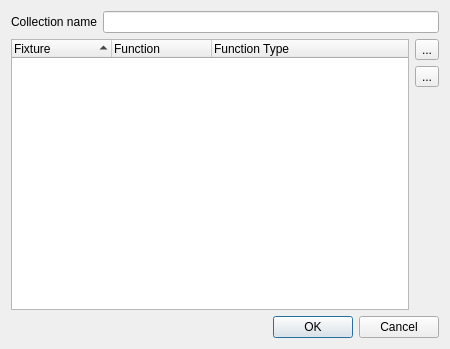
<ui version="4.0" >
 <class>CollectionEditor</class>
 <widget class="QDialog" name="CollectionEditor" >
  <property name="geometry" >
   <rect>
    <x>0</x>
    <y>0</y>
    <width>450</width>
    <height>349</height>
   </rect>
  </property>
  <property name="windowTitle" >
   <string>Collection editor</string>
  </property>
  <layout class="QVBoxLayout" >
   <item>
    <layout class="QHBoxLayout" >
     <item>
      <widget class="QLabel" name="m_nameLabel" >
       <property name="text" >
        <string>Collection name</string>
       </property>
      </widget>
     </item>
     <item>
      <widget class="QLineEdit" name="m_nameEdit" />
     </item>
    </layout>
   </item>
   <item>
    <layout class="QHBoxLayout" >
     <item>
      <widget class="QTreeWidget" name="m_tree" >
       <property name="rootIsDecorated" >
        <bool>false</bool>
       </property>
       <property name="itemsExpandable" >
        <bool>false</bool>
       </property>
       <property name="sortingEnabled" >
        <bool>true</bool>
       </property>
       <property name="allColumnsShowFocus" >
        <bool>true</bool>
       </property>
       <column>
        <property name="text" >
         <string>Fixture</string>
        </property>
       </column>
       <column>
        <property name="text" >
         <string>Function</string>
        </property>
       </column>
       <column>
        <property name="text" >
         <string>Function Type</string>
        </property>
       </column>
      </widget>
     </item>
     <item>
      <layout class="QVBoxLayout" >
       <item>
        <widget class="QToolButton" name="m_add" >
         <property name="text" >
          <string>...</string>
         </property>
        </widget>
       </item>
       <item>
        <widget class="QToolButton" name="m_remove" >
         <property name="text" >
          <string>...</string>
         </property>
        </widget>
       </item>
       <item>
        <spacer>
         <property name="orientation" >
          <enum>Qt::Vertical</enum>
         </property>
         <property name="sizeHint" >
          <size>
           <width>20</width>
           <height>40</height>
          </size>
         </property>
        </spacer>
       </item>
      </layout>
     </item>
    </layout>
   </item>
   <item>
    <widget class="QDialogButtonBox" name="m_buttonBox" >
     <property name="orientation" >
      <enum>Qt::Horizontal</enum>
     </property>
     <property name="standardButtons" >
      <set>QDialogButtonBox::Cancel|QDialogButtonBox::NoButton|QDialogButtonBox::Ok</set>
     </property>
    </widget>
   </item>
  </layout>
 </widget>
 <resources/>
 <connections>
  <connection>
   <sender>m_buttonBox</sender>
   <signal>accepted()</signal>
   <receiver>CollectionEditor</receiver>
   <slot>accept()</slot>
   <hints>
    <hint type="sourcelabel" >
     <x>248</x>
     <y>254</y>
    </hint>
    <hint type="destinationlabel" >
     <x>157</x>
     <y>274</y>
    </hint>
   </hints>
  </connection>
  <connection>
   <sender>m_buttonBox</sender>
   <signal>rejected()</signal>
   <receiver>CollectionEditor</receiver>
   <slot>reject()</slot>
   <hints>
    <hint type="sourcelabel" >
     <x>316</x>
     <y>260</y>
    </hint>
    <hint type="destinationlabel" >
     <x>286</x>
     <y>274</y>
    </hint>
   </hints>
  </connection>
 </connections>
</ui>
